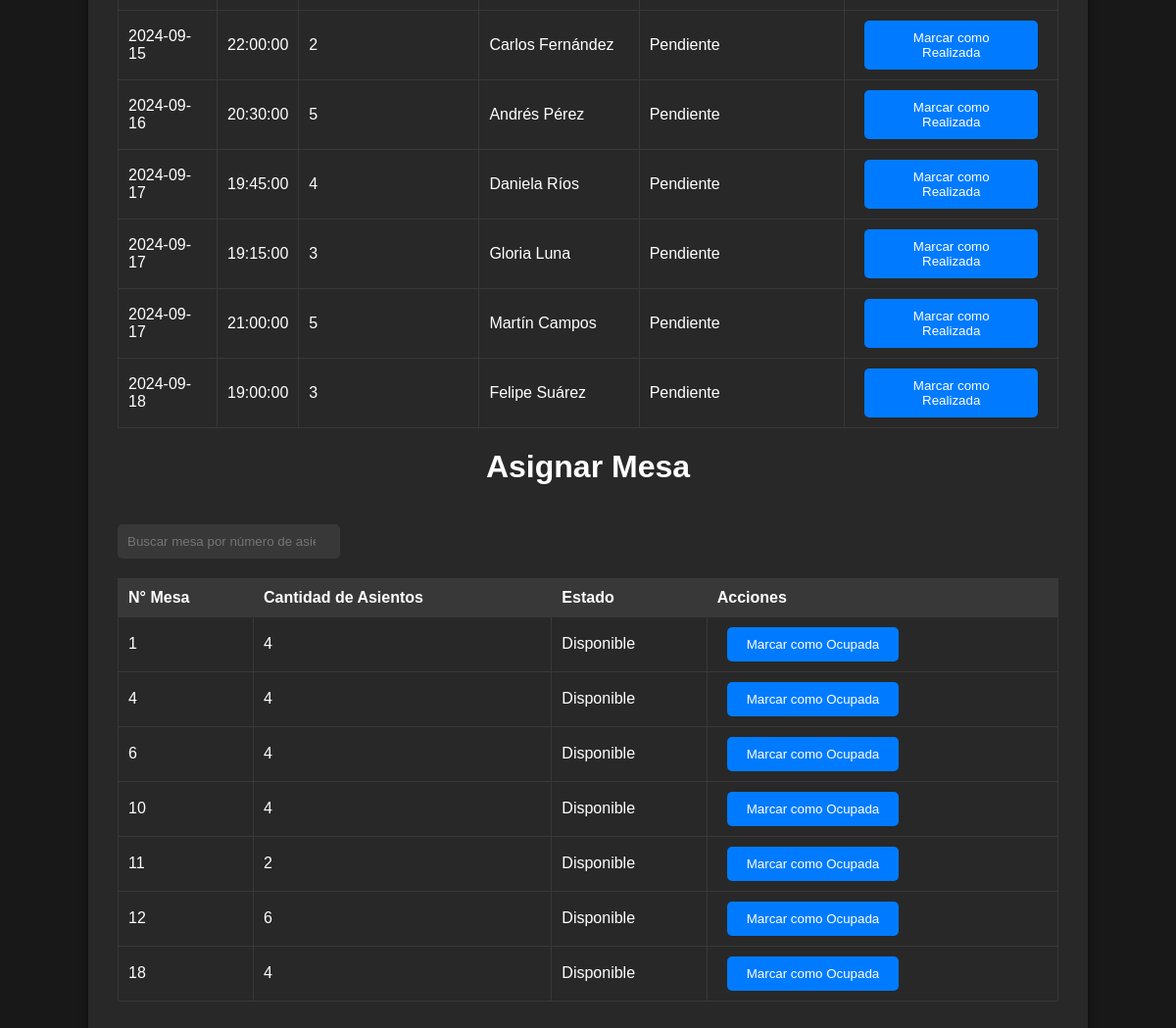
Page /php/metre/asignar_mesa.php on the committed database.
### tables this page shows
CREATE TABLE Reserva (
    id_reserva INT NOT NULL AUTO_INCREMENT,
    nombre_reserva VARCHAR(255) NOT NULL,
    apellido_reserva VARCHAR(255) NOT NULL,
    cantidad_personas INT NOT NULL,
    hora TIME NOT NULL,
    fecha DATE NOT NULL,
    id_mesa INT NOT NULL,
    estado_reserva ENUM('Pendiente', 'Realizada', 'Cancelada', 'Completada') NOT NULL DEFAULT 'Pendiente',
    PRIMARY KEY (id_reserva),
    FOREIGN KEY (id_mesa) REFERENCES Mesa(id_mesa) ON DELETE CASCADE
);

CREATE TABLE Mesa (
    id_mesa INT NOT NULL AUTO_INCREMENT,
    cantidad_asientos INT NOT NULL,
    estado ENUM('Disponible', 'Ocupada', 'Reservada', 'En Espera', 'Para Limpiar') NOT NULL DEFAULT 'Disponible',
    PRIMARY KEY (id_mesa)
);

### php/metre/asignar_mesa.php (the view, shortened to what this page needs)
<?php
$servername = "localhost";
$username = "root";
$password = "";
$dbname = "restaurante_bd";
$conn = new mysqli($servername, $username, $password, $dbname);
function loadReservations($conn) {
    $sql = "SELECT * FROM Reserva WHERE estado_reserva = 'Pendiente'";
    $result = $conn->query($sql);
    $reservations = array();
    while($row = $result->fetch_assoc()) {
        $reservations[] = $row;
    }
    return $reservations;
}
function loadAvailableTables($conn) {
    $sql = "SELECT * FROM Mesa WHERE estado = 'Disponible'";
    $result = $conn->query($sql);
    $tables = array();
    while($row = $result->fetch_assoc()) {
        $tables[] = $row;
    }
    return $tables;
}
$reservations = loadReservations($conn);
$tables = loadAvailableTables($conn);
?>
<!DOCTYPE html>
<html lang="es">
<head>
    <link rel="stylesheet" href="../../css/asignar_mesa.css">
</head>
<body>
    <div class="container">
        <div class="content">
            <table id="reservationTable">
                <tbody id="reservationTableBody">
                    <?php if (empty($reservations)): ?>
                        <tr><td colspan="5">No hay reservaciones disponibles.</td></tr>
                    <?php else: ?>
                        <?php foreach ($reservations as $reservation): ?>
                            <tr>
                                <td><?php echo htmlspecialchars($reservation['fecha']); ?></td>
                                <td><?php echo htmlspecialchars($reservation['hora']); ?></td>
                                <td><?php echo htmlspecialchars($reservation['cantidad_personas']); ?></td>
                                <td><?php echo htmlspecialchars($reservation['nombre_reserva'] . ' ' . $reservation['apellido_reserva']); ?></td>
                                <td><?php echo htmlspecialchars($reservation['estado_reserva']); ?></td>
                                <td>
                                    <form method="POST" action="cambio_reservacion.php">
                                        <button type="submit">Marcar como Realizada</button>
                                    </form>
                                </td>
                            </tr>
                        <?php endforeach; ?>
                    <?php endif; ?>
                </tbody>
            </table>
            <h1>Asignar Mesa</h1>
            <div class="search-bar asignar">
                <form id="searchMesaForm">
                    <input type="number" id="seatCount" name="seats" placeholder="Buscar mesa por número de asientos" oninput="searchTables()">
                </form>
            </div>
            <table id="mesaTable">
                <thead>
                    <tr>
                        <th>N° Mesa</th>
                        <th>Cantidad de Asientos</th>
                        <th>Estado</th>
                        <th>Acciones</th>
                    </tr>
                </thead>
                <tbody id="mesaTableBody">
                    <?php if (empty($tables)): ?>
                        <tr><td colspan="3">No hay mesas disponibles.</td></tr>
                    <?php else: ?>
                        <?php foreach ($tables as $table): ?>
                            <tr>
                                <td><?php echo htmlspecialchars($table['id_mesa']); ?></td>
                                <td><?php echo htmlspecialchars($table['cantidad_asientos']); ?></td>
                                <td><?php echo htmlspecialchars($table['estado']); ?></td>
                                <td>
                                    <form method="POST" action="cambio_mesa.php">
                                        <button type="submit">Marcar como Ocupada</button>
                                    </form>
                                </td>
                            </tr>
                        <?php endforeach; ?>
                    <?php endif; ?>
                </tbody>
            </table>
        </div>
    </div>
</body>
</html>

### css/asignar_mesa.css (style rules this page uses)
body { background-color: #181818; color: #fff; font-family: Arial, sans-serif; margin: 0; padding: 0; }
.container { display: flex; justify-content: center; align-items: center; height: 100vh; }
.content { background-color: #282828; border-radius: 10px; padding: 30px; box-shadow: 0 0 10px rgba(0, 0, 0, 0.5); width: 80%; max-width: 80%; }
h1 { text-align: center; margin-bottom: 20px; }
.search-bar { display: flex; align-items: center; margin-bottom: 20px; }
.search-bar input { background-color: #383838; border: none; border-radius: 5px; padding: 10px; color: #fff; width: 100%; margin-right: 10px; }
.asignar input { background-color: #383838; border: none; border-radius: 5px; padding: 10px; color: #fff; width: 100%; margin-right: 10px; margin-top: 20px; }
table { width: 100%; border-collapse: collapse; margin-top: 10px; border-radius: 8px; }
th, td { padding: 10px; text-align: left; border: 1px solid #383838; }
th { background-color: #383838; }
button { background-color: #007bff; color: #fff; border: none; border-radius: 5px; padding: 10px 20px; cursor: pointer; margin: 0 10px; }

### rows in the picture
reserva: fecha "2024-09-15", hora "22:00:00", cantidad_personas "2", nombre_reserva+apellido_reserva "Carlos Fernández", estado_reserva "Pendiente"
reserva: fecha "2024-09-16", hora "20:30:00", cantidad_personas "5", nombre_reserva+apellido_reserva "Andrés Pérez", estado_reserva "Pendiente"
reserva: fecha "2024-09-17", hora "19:45:00", cantidad_personas "4", nombre_reserva+apellido_reserva "Daniela Ríos", estado_reserva "Pendiente"
reserva: fecha "2024-09-17", hora "19:15:00", cantidad_personas "3", nombre_reserva+apellido_reserva "Gloria Luna", estado_reserva "Pendiente"
reserva: fecha "2024-09-17", hora "21:00:00", cantidad_personas "5", nombre_reserva+apellido_reserva "Martín Campos", estado_reserva "Pendiente"
reserva: fecha "2024-09-18", hora "19:00:00", cantidad_personas "3", nombre_reserva+apellido_reserva "Felipe Suárez", estado_reserva "Pendiente"
mesa: id_mesa "1", cantidad_asientos "4", estado "Disponible"
mesa: id_mesa "4", cantidad_asientos "4", estado "Disponible"
mesa: id_mesa "6", cantidad_asientos "4", estado "Disponible"
mesa: id_mesa "10", cantidad_asientos "4", estado "Disponible"
mesa: id_mesa "11", cantidad_asientos "2", estado "Disponible"
mesa: id_mesa "12", cantidad_asientos "6", estado "Disponible"
mesa: id_mesa "18", cantidad_asientos "4", estado "Disponible"
